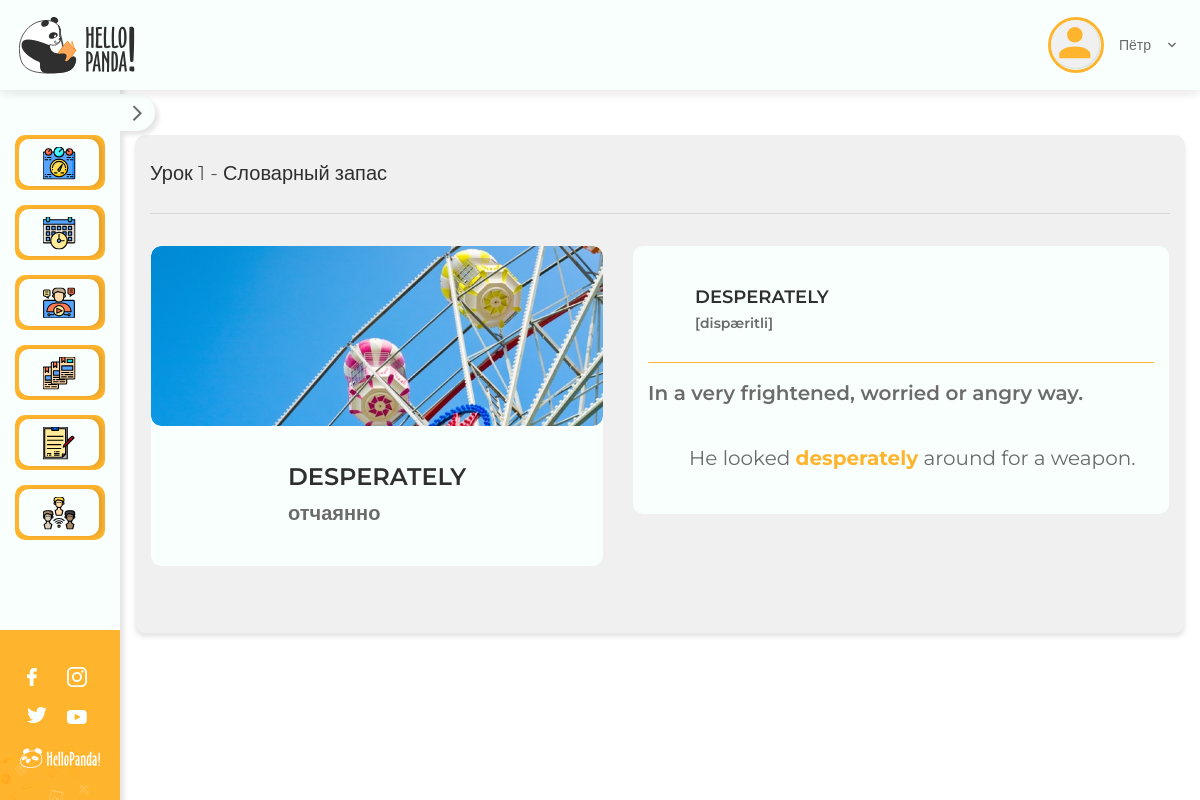
Screenshot of /lk/vocabulary/b07040e6-23ce-4178-83fe-93dde1cb7e5f (signed in) with the database file from the repository.
### course/models.py (models this page shows, shortened)
class PaidCourseLesson(CommonId):
    finished = models.BooleanField(default=False, verbose_name='завершен')
    test_result = models.FloatField(default=0, verbose_name='результат по тесту')
    word_result = models.FloatField(default=0, verbose_name='результат по словам')
    game_result = models.FloatField(default=0, verbose_name='результат по игре')
    note = models.TextField(default='', blank=True, verbose_name='заметки')
    paid_course = models.ForeignKey(PaidCourse, on_delete=models.PROTECT, related_name='paid_course_lessons', verbose_name='оплаченный курс')
    course_lesson = models.ForeignKey(CourseLesson, null=True, blank=True, on_delete=models.PROTECT, related_name='paid_course_lessons', verbose_name='курс <-> урок')
    lesson = models.ForeignKey(Lesson, on_delete=models.PROTECT, verbose_name='урок')
    class Meta:
        verbose_name = 'оплаченный курс <-> урок'
        verbose_name_plural = '04 | Оплаченные курсы <-> уроки'

class CourseLesson(CommonId):
    number = models.PositiveSmallIntegerField(verbose_name='номер урока')
    course = models.ForeignKey(Course, on_delete=models.PROTECT, verbose_name='курс')
    lesson = models.ForeignKey(Lesson, on_delete=models.PROTECT, verbose_name='урок')
    class Meta:
        verbose_name = 'курс <-> урок'
        verbose_name_plural = '02 | Курсы <-> уроки'
        ordering = ('number', )

### lesson/models/word.py (models this page shows, shortened)
class Word(CommonId):
    spelling = models.CharField(max_length=200, verbose_name='написание')
    transcription = models.CharField(max_length=200, blank=True, verbose_name='произношение')
    translation = models.CharField(max_length=200, verbose_name='перевод')
    description = models.CharField(max_length=200, blank=True, verbose_name='описание')
    examples = models.ManyToManyField('Example', blank=True, related_name='words', verbose_name='пример со словом')
    class Meta:
        verbose_name = 'слово'
        verbose_name_plural = '02 | Слова'

class Example(CommonId):
    example = models.CharField(max_length=200, verbose_name='пример')
    description = models.CharField(max_length=200, blank=True, verbose_name='описание')
    class Meta:
        verbose_name = 'пример со словом'
        verbose_name_plural = '03 | Примеры со словом'

### course/views.py (the view)
# urls.py: path('vocabulary/<uuid:pk>', VocabularyDetailView.as_view(), name='vocabulary_detail'),
class VocabularyDetailView(LoginRequiredMixin, DetailView):
    model = PaidCourseLesson
    template_name = 'private/vocabulary_detail.html'

### lesson/templatetags/lesson_extras.py (called while the page is built)
@register.filter
def wrap_word_in_tag(string: str, word: str, tag: str = 'b'):
    new_string = []
    words = string.split()
    for s in words:
        if word.lower() in s.lower():
            s = f'<{tag}>{s}</{tag}>'
        new_string.append(s)
    return ' '.join(new_string)

### templates/private/vocabulary_detail.html (shortened to what this page needs)
{% extends './_base.html' %}
{% load static lesson_extras %}
{% block content %}
  <div class="personalArea-content">
    <div class="personalArea-block">
      <div class="personalArea-block__top">
        <span class="personalArea-block__title">Урок {{ object.course_lesson.number }} - Словарный запас</span>
        <div class="personalArea-block__top-b"></div>
      </div>
      {% for word in object.lesson.words.all %}
        <div class="vocabulary-main">
          <div class="vocabulary-row">
            <div class="vocabulary-col vocabulary-col__1">
              <div class="vocabulary-col__wrap">
                <div class="vocabulary-img">
                  <img src="{% static 'img/vocabulary-img-1.jpg' %}" alt="">
                </div>
                <div class="vocabulary-info">
                  <div class="vocabulary-info__text">
                    <b>{{ word.spelling }}</b>
                    <span>{{ word.translation }}</span>
                  </div>
                </div>
              </div>
            </div>
            <div class="vocabulary-col vocabulary-col__2">
              <div class="vocabulary-wrap">
                <div class="vocabulary-wrap__top">
                  <div class="vocabulary-word">
                    <span class="vocabulary-wrap__subtitle">{{ word.spelling }}</span>
                    <p>[{{ word.transcription }}]</p>
                  </div>
                </div>
                <div class="vocabulary-wrap__descr">
                  <span class="vocabulary-wrap__subtitle">{{ word.description }}</span>
                  <ul>
                    {% for example in word.examples.all %}
                      <li>
                        {{ example.example|wrap_word_in_tag:word.spelling|safe }}
                      </li>
                    {% endfor %}
                  </ul>
                </div>
              </div>
            </div>
          </div>
        </div>
      {% endfor %}
    </div>
  </div>
{% endblock %}

### templates/private/components/header.html (shortened to what this page needs)
{% load static %}
<header class="header header-second">
  <div class="wrapper">
    <div class="header-logo">
      <a href="{% url 'public_side:index' %}">
        <img src="{% static 'img/logo.svg' %}" alt="">
      </a>
    </div>
    <div class="header-lk">
      <div class="header-user">
        <div class="header-user__top">
          <div class="header-user__img">
            <img src="{% static 'img/videoCall-user.svg' %}" alt="">
          </div>
          <span class="header-user__name">{{ user.first_name }}</span>
          <span class="header-user__arrow">
          </span>
        </div>
      </div>
    </div>
  </div>
</header>

### rows the page displays
PaidCourseLesson: course_lesson.number "1"
Word: spelling "DESPERATELY", translation "отчаянно", transcription "dispæritli", description "In a very frightened, worried or angry way."
Example: example|wrap_word_in_tag "He looked desperately around for a weapon."

### other values shown
{{ user.first_name }} "Пётр"
